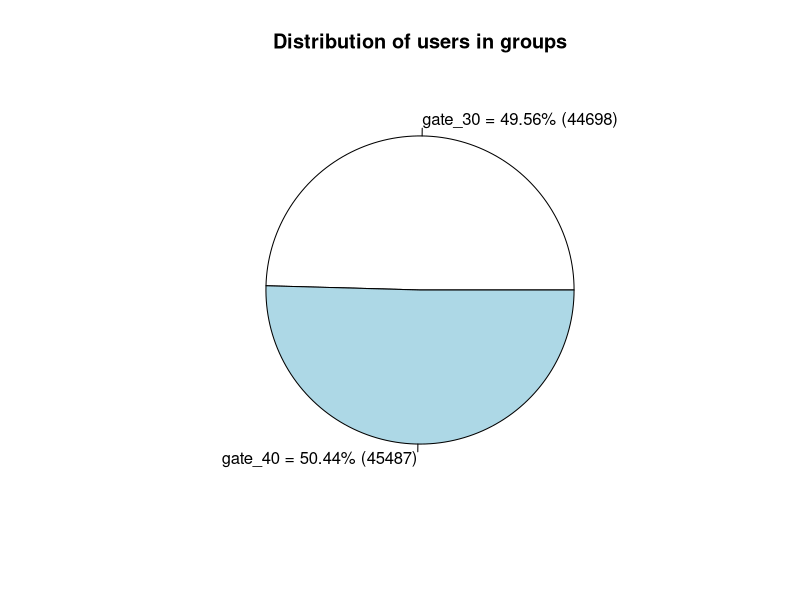
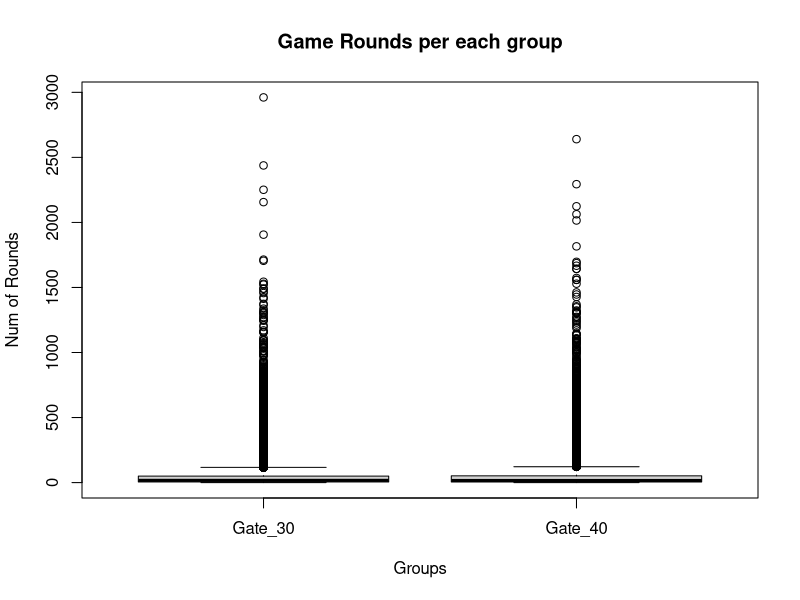
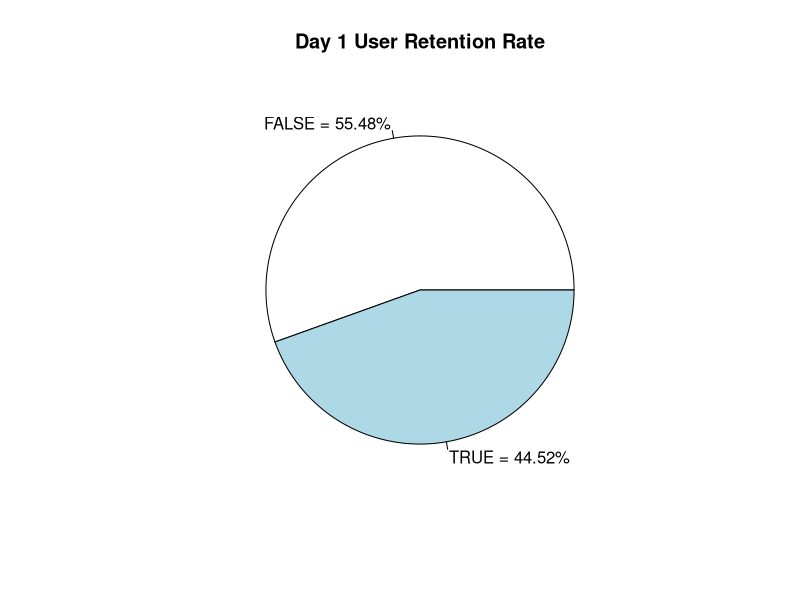
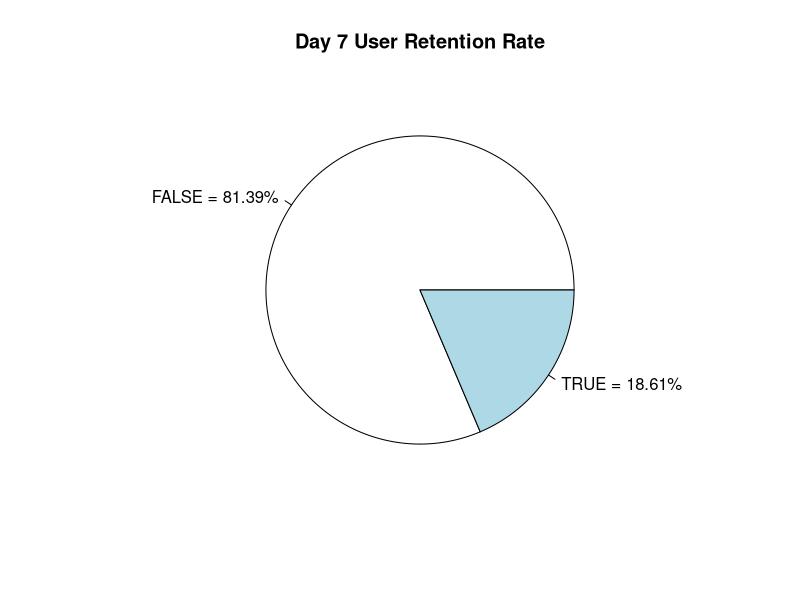
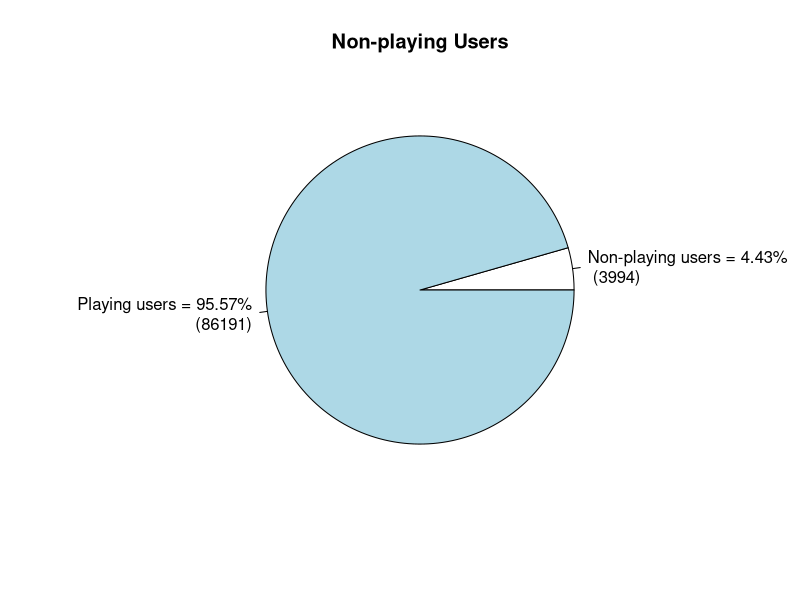
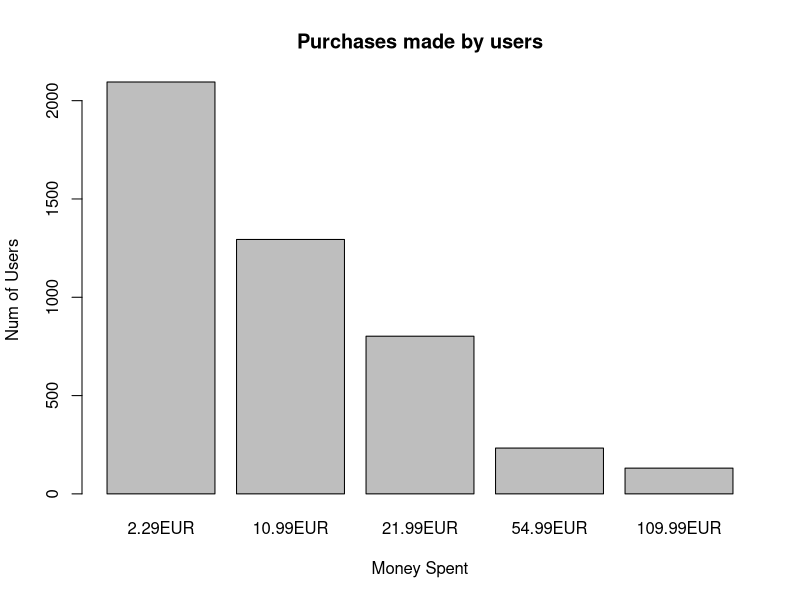
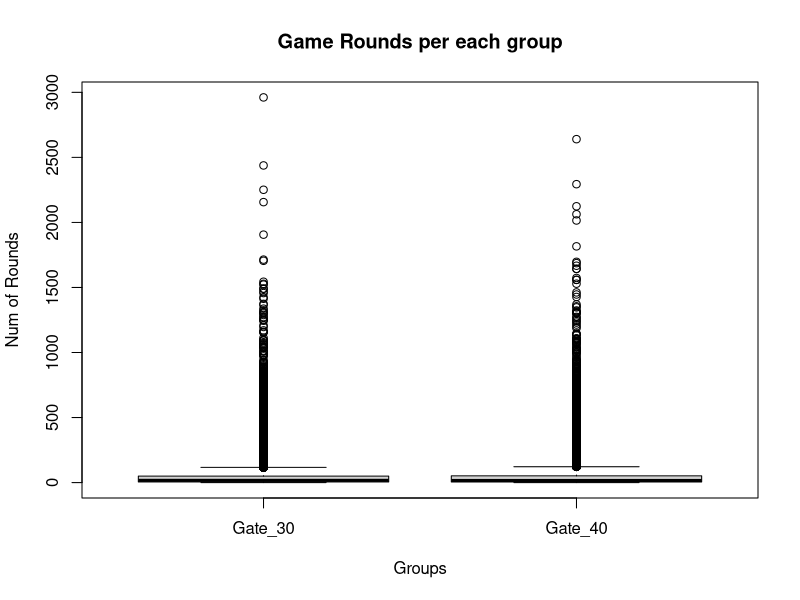
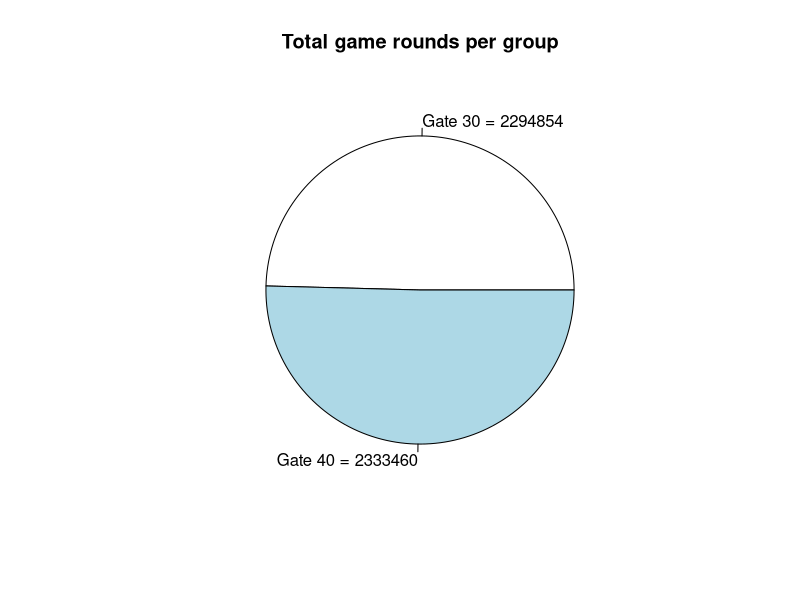

These charts were generated, in order, by the following R code:
## ---- chunk 1
knitr::opts_chunk$set(echo = TRUE)
library(dplyr)
## ---- chunk 2
DS=read.csv("cookie_cats_ABtest.csv")
PR=read.csv("cookie_cats_purch.csv")
str(DS)
str(PR)
## ---- chunk 3
DS$retention_1[DS$retention_1=="false "]="FALSE"
DS$retention_1[DS$retention_1=="  true "]="TRUE"
DS=DS[-c(which(DS$sum_gamerounds>3000)), ]
DS=na.omit(DS)
table(DS$retention_1)
## ---- chunk 4
PR$purch=gsub("[-]", "", PR$purch)
PR$purch=gsub("[a-zA-Z]", "", PR$purch)
PR$purch=as.numeric(PR$purch)
PR=na.omit(PR)
table(PR$purch)
## ---- chunk 5
TotalUsers=nrow(DS)
cat("Total number of users that downloaded the game: ", TotalUsers)
## ---- chunk 6
DistributionUsers_labels=paste0(names(table(DS$version)), " = ", round(100*table(DS$version)/sum(table(DS$version)), 2), "% (", table(DS$version), ")")
pie(table(DS$version), labels=DistributionUsers_labels, main="Distribution of users in groups")
## ---- chunk 7
boxplot(DS$sum_gamerounds[DS$version=="gate_30"], DS$sum_gamerounds[DS$version=="gate_40"], xlab="Groups", ylab="Num of Rounds", names=c("Gate_30", "Gate_40"), main="Game Rounds per each group")
Gate30gamerounds_mean=mean(DS$sum_gamerounds[DS$version=="gate_30"])
Gate30gamerounds_sd=sd(DS$sum_gamerounds[DS$version=="gate_30"])
Gate40gamerounds_mean=mean(DS$sum_gamerounds[DS$version=="gate_40"])
Gate40gamerounds_sd=sd(DS$sum_gamerounds[DS$version=="gate_40"])
cat("Gate 30 Mean: ", Gate30gamerounds_mean, " and Standard Deviation: ", Gate30gamerounds_sd)
cat("\nGate 40 Mean: ", Gate40gamerounds_mean, " and Standard Deviation: ", Gate40gamerounds_sd)
## ---- chunk 8
RetentionDay1_labels=paste0(names(table(DS$retention_1)), " = ", round(100*table(DS$retention_1)/sum(table(DS$retention_1)), 2), "%")
pie(table(DS$retention_1), labels=RetentionDay1_labels, main="Day 1 User Retention Rate")
RetentionDay7_labels=paste0(names(table(DS$retention_7)), " = ", round(100*table(DS$retention_7)/sum(table(DS$retention_7)), 2), "%")
pie(table(DS$retention_7), labels=RetentionDay7_labels, main="Day 7 User Retention Rate")
## ---- chunk 9
NonPlayingUsers_pie=c(length(DS$sum_gamerounds[DS$sum_gamerounds==0]), length(DS$sum_gamerounds[DS$sum_gamerounds>0]))
NonPlayingUsers_labels=paste0(c("Non-playing users", "Playing users"), " = ", round(100*NonPlayingUsers_pie/sum(table(DS$sum_gamerounds)), 2), "%\n (", NonPlayingUsers_pie, ")")
pie(NonPlayingUsers_pie, labels=NonPlayingUsers_labels, main="Non-playing Users")
## ---- chunk 10
barplot_labels=paste0(names(table(PR$purch)), "EUR")
barplot(table(PR$purch), xlab="Money Spent", ylab="Num of Users", names.arg=barplot_labels, main="Purchases made by users")
Purchases_mean=mean(PR$purch)
Purchases_sd=sd(PR$purch)
cat("Purchases Mean: ", Purchases_mean, " and Standard Devation: ", Purchases_sd)
## ---- chunk 11
PayingUsers=length(PR$id)
ConversionRate=PayingUsers/TotalUsers
TotalRevenue=sum(PR$purch)
ARPU=TotalRevenue/TotalUsers
ARRPU=TotalRevenue/PayingUsers
hola=data.frame("Metrics" = c('Conversion Rate','ARPU','ARRPU'), "Values" = c(ConversionRate,ARPU,ARRPU))
knitr::kable(hola[1:2], caption = "Monetization Metrics", align = "cc")
## ---- chunk 12
boxplot(DS$sum_gamerounds[DS$version=="gate_30"], DS$sum_gamerounds[DS$version=="gate_40"], xlab="Groups", ylab="Num of Rounds", names=c("Gate_30", "Gate_40"), main="Game Rounds per each group")

Gate30gamerounds_mean=mean(DS$sum_gamerounds[DS$version=="gate_30"])

Gate30gamerounds_sd=sd(DS$sum_gamerounds[DS$version=="gate_30"])

Gate40gamerounds_mean=mean(DS$sum_gamerounds[DS$version=="gate_40"])

Gate40gamerounds_sd=sd(DS$sum_gamerounds[DS$version=="gate_40"])

cat("Gate 30 Mean: ", Gate30gamerounds_mean, " and Standard Deviation: ", Gate30gamerounds_sd)

cat("\nGate 40 Mean: ", Gate40gamerounds_mean, " and Standard Deviation: ", Gate40gamerounds_sd)

pie(c(sum(DS$sum_gamerounds[DS$version=="gate_30"]), sum(DS$sum_gamerounds[DS$version=="gate_40"])), labels = paste0(c("Gate 30", "Gate 40"), " = ", c(sum(DS$sum_gamerounds[DS$version=="gate_30"]), sum(DS$sum_gamerounds[DS$version=="gate_40"]))), main = "Total game rounds per group")
## ---- chunk 13
##USAR LIBRERIA MERGE

